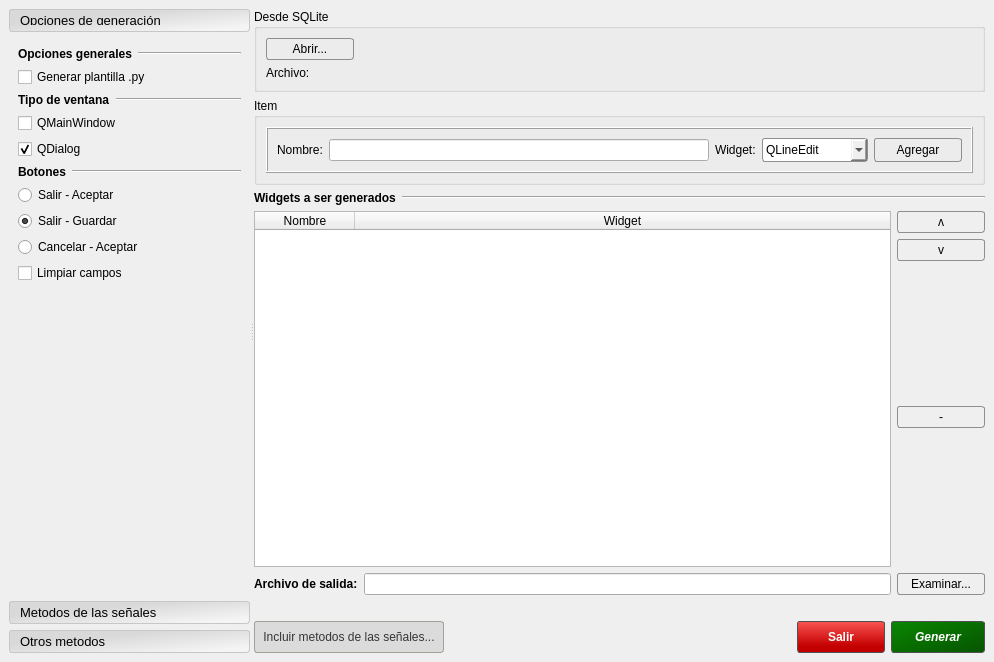
<?xml version="1.0" encoding="UTF-8"?>
<ui version="4.0">
 <class>MainWindow</class>
 <widget class="QMainWindow" name="MainWindow">
  <property name="geometry">
   <rect>
    <x>0</x>
    <y>0</y>
    <width>994</width>
    <height>662</height>
   </rect>
  </property>
  <property name="windowTitle">
   <string>GUI Maker - @ MEG Software </string>
  </property>
  <property name="styleSheet">
   <string notr="true"> QPushButton {
border: 1px solid #8f8f91;
border-radius: 3px;
background-color: qlineargradient(x1: 0, y1: 0, x2: 0, y2: 1,
                                       stop: 0 #f6f7fa, stop: 1 #dadbde);
min-width: 80px;
padding: 3px;
 }

 QPushButton:pressed {
     background-color: qlineargradient(x1: 0, y1: 0, x2: 0, y2: 1,
                                       stop: 0 #dadbde, stop: 1 #f6f7fa);
 }

QComboBox {
border: 1px solid #8f8f91;
border-radius: 3px;
background-color: qlineargradient(x1: 0, y1: 0, x2: 0, y2: 1,
                                       stop: 0 #f6f7fa, stop: 1 #dadbde);
min-width: 80px;
padding: 3px;
 }</string>
  </property>
  <widget class="QWidget" name="centralwidget">
   <layout class="QVBoxLayout" name="verticalLayout_12">
    <item>
     <widget class="QSplitter" name="splitter">
      <property name="orientation">
       <enum>Qt::Horizontal</enum>
      </property>
      <widget class="QToolBox" name="toolBox">
       <property name="sizePolicy">
        <sizepolicy hsizetype="Preferred" vsizetype="Expanding">
         <horstretch>0</horstretch>
         <verstretch>0</verstretch>
        </sizepolicy>
       </property>
       <property name="font">
        <font>
         <pointsize>10</pointsize>
        </font>
       </property>
       <property name="styleSheet">
        <string notr="true">QToolBox::tab {
color:rgb(0, 0, 0);
background-color: qlineargradient(spread:reflect, x1:0.195, y1:0.176136, x2:1, y2:1, stop:0.195238 rgba(217, 217, 217, 255), stop:0.842857 rgba(244, 244, 244, 255));
border: 1px solid rgb(199, 199, 199);
border-radius: 3px;
padding:6px;
}
</string>
       </property>
       <widget class="QWidget" name="widget">
        <property name="geometry">
         <rect>
          <x>0</x>
          <y>0</y>
          <width>244</width>
          <height>551</height>
         </rect>
        </property>
        <attribute name="label">
         <string>Opciones de generación</string>
        </attribute>
        <layout class="QVBoxLayout" name="verticalLayout_9">
         <item>
          <layout class="QHBoxLayout" name="horizontalLayout_10">
           <item>
            <widget class="QLabel" name="label_6">
             <property name="sizePolicy">
              <sizepolicy hsizetype="Fixed" vsizetype="Preferred">
               <horstretch>0</horstretch>
               <verstretch>0</verstretch>
              </sizepolicy>
             </property>
             <property name="font">
              <font>
               <weight>75</weight>
               <bold>true</bold>
              </font>
             </property>
             <property name="text">
              <string>Opciones generales</string>
             </property>
            </widget>
           </item>
           <item>
            <widget class="Line" name="line_2">
             <property name="orientation">
              <enum>Qt::Horizontal</enum>
             </property>
            </widget>
           </item>
          </layout>
         </item>
         <item>
          <widget class="QCheckBox" name="chkGenerarPlantilla">
           <property name="text">
            <string>Generar plantilla .py</string>
           </property>
          </widget>
         </item>
         <item>
          <layout class="QHBoxLayout" name="horizontalLayout_13">
           <item>
            <widget class="QLabel" name="label_8">
             <property name="sizePolicy">
              <sizepolicy hsizetype="Fixed" vsizetype="Preferred">
               <horstretch>0</horstretch>
               <verstretch>0</verstretch>
              </sizepolicy>
             </property>
             <property name="font">
              <font>
               <weight>75</weight>
               <bold>true</bold>
              </font>
             </property>
             <property name="text">
              <string>Tipo de ventana</string>
             </property>
            </widget>
           </item>
           <item>
            <widget class="Line" name="line_5">
             <property name="orientation">
              <enum>Qt::Horizontal</enum>
             </property>
            </widget>
           </item>
          </layout>
         </item>
         <item>
          <layout class="QVBoxLayout" name="verticalLayout_6">
           <item>
            <widget class="QCheckBox" name="rbMainWindow">
             <property name="text">
              <string>QMainWindow</string>
             </property>
            </widget>
           </item>
           <item>
            <widget class="QCheckBox" name="rbDialog">
             <property name="text">
              <string>QDialog</string>
             </property>
             <property name="checked">
              <bool>true</bool>
             </property>
            </widget>
           </item>
          </layout>
         </item>
         <item>
          <layout class="QHBoxLayout" name="horizontalLayout_12">
           <item>
            <widget class="QLabel" name="label_7">
             <property name="sizePolicy">
              <sizepolicy hsizetype="Fixed" vsizetype="Preferred">
               <horstretch>0</horstretch>
               <verstretch>0</verstretch>
              </sizepolicy>
             </property>
             <property name="font">
              <font>
               <weight>75</weight>
               <bold>true</bold>
              </font>
             </property>
             <property name="text">
              <string>Botones</string>
             </property>
            </widget>
           </item>
           <item>
            <widget class="Line" name="line_4">
             <property name="orientation">
              <enum>Qt::Horizontal</enum>
             </property>
            </widget>
           </item>
          </layout>
         </item>
         <item>
          <layout class="QVBoxLayout" name="verticalLayout_8">
           <item>
            <widget class="QRadioButton" name="rbBtnsSA">
             <property name="text">
              <string>Salir - Aceptar</string>
             </property>
             <property name="checked">
              <bool>false</bool>
             </property>
            </widget>
           </item>
           <item>
            <widget class="QRadioButton" name="rbBtnsSG">
             <property name="text">
              <string>Salir - Guardar</string>
             </property>
             <property name="checked">
              <bool>true</bool>
             </property>
            </widget>
           </item>
           <item>
            <widget class="QRadioButton" name="rbBtnsCA">
             <property name="text">
              <string>Cancelar - Aceptar</string>
             </property>
            </widget>
           </item>
           <item>
            <widget class="QCheckBox" name="chkBtnsLimpiar">
             <property name="text">
              <string>Limpiar campos</string>
             </property>
            </widget>
           </item>
          </layout>
         </item>
         <item>
          <spacer name="verticalSpacer_3">
           <property name="orientation">
            <enum>Qt::Vertical</enum>
           </property>
           <property name="sizeHint" stdset="0">
            <size>
             <width>20</width>
             <height>40</height>
            </size>
           </property>
          </spacer>
         </item>
        </layout>
       </widget>
       <widget class="QWidget" name="widget_2">
        <property name="geometry">
         <rect>
          <x>0</x>
          <y>0</y>
          <width>274</width>
          <height>533</height>
         </rect>
        </property>
        <attribute name="label">
         <string>Metodos de las señales</string>
        </attribute>
        <layout class="QVBoxLayout" name="verticalLayout_11">
         <item>
          <layout class="QHBoxLayout" name="horizontalLayout_15">
           <item>
            <widget class="QLabel" name="label_10">
             <property name="sizePolicy">
              <sizepolicy hsizetype="Fixed" vsizetype="Preferred">
               <horstretch>0</horstretch>
               <verstretch>0</verstretch>
              </sizepolicy>
             </property>
             <property name="font">
              <font>
               <weight>75</weight>
               <bold>true</bold>
              </font>
             </property>
             <property name="text">
              <string>Widget:</string>
             </property>
            </widget>
           </item>
           <item>
            <widget class="QLabel" name="lbWidget">
             <property name="minimumSize">
              <size>
               <width>150</width>
               <height>0</height>
              </size>
             </property>
             <property name="font">
              <font>
               <underline>false</underline>
              </font>
             </property>
             <property name="frameShape">
              <enum>QFrame::NoFrame</enum>
             </property>
             <property name="text">
              <string/>
             </property>
            </widget>
           </item>
          </layout>
         </item>
         <item>
          <layout class="QVBoxLayout" name="verticalLayout_5">
           <item>
            <layout class="QHBoxLayout" name="horizontalLayout_16">
             <item>
              <widget class="QLabel" name="label_11">
               <property name="sizePolicy">
                <sizepolicy hsizetype="Fixed" vsizetype="Preferred">
                 <horstretch>0</horstretch>
                 <verstretch>0</verstretch>
                </sizepolicy>
               </property>
               <property name="font">
                <font>
                 <weight>75</weight>
                 <bold>true</bold>
                </font>
               </property>
               <property name="text">
                <string>Señales</string>
               </property>
              </widget>
             </item>
             <item>
              <spacer name="horizontalSpacer_2">
               <property name="orientation">
                <enum>Qt::Horizontal</enum>
               </property>
               <property name="sizeHint" stdset="0">
                <size>
                 <width>40</width>
                 <height>20</height>
                </size>
               </property>
              </spacer>
             </item>
             <item>
              <widget class="QPushButton" name="btQuitarSenial">
               <property name="sizePolicy">
                <sizepolicy hsizetype="Minimum" vsizetype="Fixed">
                 <horstretch>0</horstretch>
                 <verstretch>0</verstretch>
                </sizepolicy>
               </property>
               <property name="maximumSize">
                <size>
                 <width>30</width>
                 <height>16777215</height>
                </size>
               </property>
               <property name="text">
                <string>-</string>
               </property>
              </widget>
             </item>
             <item>
              <widget class="QPushButton" name="btAgregarSenial">
               <property name="sizePolicy">
                <sizepolicy hsizetype="Fixed" vsizetype="Fixed">
                 <horstretch>0</horstretch>
                 <verstretch>0</verstretch>
                </sizepolicy>
               </property>
               <property name="maximumSize">
                <size>
                 <width>30</width>
                 <height>16777215</height>
                </size>
               </property>
               <property name="text">
                <string>+</string>
               </property>
              </widget>
             </item>
            </layout>
           </item>
           <item>
            <widget class="QListWidget" name="lwSeniales"/>
           </item>
          </layout>
         </item>
         <item>
          <layout class="QVBoxLayout" name="verticalLayout_10">
           <item>
            <layout class="QHBoxLayout" name="horizontalLayout_14">
             <item>
              <widget class="QLabel" name="label_12">
               <property name="sizePolicy">
                <sizepolicy hsizetype="Fixed" vsizetype="Preferred">
                 <horstretch>0</horstretch>
                 <verstretch>0</verstretch>
                </sizepolicy>
               </property>
               <property name="font">
                <font>
                 <weight>75</weight>
                 <bold>true</bold>
                </font>
               </property>
               <property name="text">
                <string>Señales agregadas</string>
               </property>
              </widget>
             </item>
             <item>
              <spacer name="horizontalSpacer_5">
               <property name="orientation">
                <enum>Qt::Horizontal</enum>
               </property>
               <property name="sizeHint" stdset="0">
                <size>
                 <width>40</width>
                 <height>20</height>
                </size>
               </property>
              </spacer>
             </item>
             <item>
              <widget class="QPushButton" name="btQuitarSenial_2">
               <property name="sizePolicy">
                <sizepolicy hsizetype="Minimum" vsizetype="Fixed">
                 <horstretch>0</horstretch>
                 <verstretch>0</verstretch>
                </sizepolicy>
               </property>
               <property name="maximumSize">
                <size>
                 <width>30</width>
                 <height>16777215</height>
                </size>
               </property>
               <property name="text">
                <string>-</string>
               </property>
              </widget>
             </item>
            </layout>
           </item>
           <item>
            <widget class="QListWidget" name="lwSenialesAgregadas"/>
           </item>
          </layout>
         </item>
         <item>
          <spacer name="verticalSpacer_4">
           <property name="orientation">
            <enum>Qt::Vertical</enum>
           </property>
           <property name="sizeHint" stdset="0">
            <size>
             <width>20</width>
             <height>33</height>
            </size>
           </property>
          </spacer>
         </item>
        </layout>
       </widget>
       <widget class="QWidget" name="widget_3">
        <property name="geometry">
         <rect>
          <x>0</x>
          <y>0</y>
          <width>262</width>
          <height>533</height>
         </rect>
        </property>
        <attribute name="label">
         <string>Otros metodos</string>
        </attribute>
        <layout class="QVBoxLayout" name="verticalLayout_15">
         <item>
          <layout class="QVBoxLayout" name="verticalLayout_13">
           <item>
            <widget class="QLabel" name="label_13">
             <property name="text">
              <string>Nombre metodo</string>
             </property>
            </widget>
           </item>
           <item>
            <widget class="QLineEdit" name="leNombre_2"/>
           </item>
           <item>
            <widget class="QLabel" name="label_14">
             <property name="text">
              <string>Parámetros</string>
             </property>
            </widget>
           </item>
           <item>
            <widget class="QLineEdit" name="leNombre_3"/>
           </item>
           <item>
            <widget class="QPushButton" name="pushButton">
             <property name="text">
              <string>Agregar</string>
             </property>
            </widget>
           </item>
          </layout>
         </item>
         <item>
          <layout class="QVBoxLayout" name="verticalLayout_14">
           <item>
            <layout class="QHBoxLayout" name="horizontalLayout_17">
             <item>
              <widget class="QLabel" name="label_15">
               <property name="sizePolicy">
                <sizepolicy hsizetype="Fixed" vsizetype="Preferred">
                 <horstretch>0</horstretch>
                 <verstretch>0</verstretch>
                </sizepolicy>
               </property>
               <property name="font">
                <font>
                 <weight>75</weight>
                 <bold>true</bold>
                </font>
               </property>
               <property name="text">
                <string>Señales agregadas</string>
               </property>
              </widget>
             </item>
             <item>
              <spacer name="horizontalSpacer_6">
               <property name="orientation">
                <enum>Qt::Horizontal</enum>
               </property>
               <property name="sizeHint" stdset="0">
                <size>
                 <width>40</width>
                 <height>20</height>
                </size>
               </property>
              </spacer>
             </item>
             <item>
              <widget class="QPushButton" name="btQuitarSenial_3">
               <property name="sizePolicy">
                <sizepolicy hsizetype="Minimum" vsizetype="Fixed">
                 <horstretch>0</horstretch>
                 <verstretch>0</verstretch>
                </sizepolicy>
               </property>
               <property name="minimumSize">
                <size>
                 <width>88</width>
                 <height>0</height>
                </size>
               </property>
               <property name="maximumSize">
                <size>
                 <width>30</width>
                 <height>16777215</height>
                </size>
               </property>
               <property name="text">
                <string>-</string>
               </property>
              </widget>
             </item>
            </layout>
           </item>
           <item>
            <widget class="QListWidget" name="lwSenialesAgregadas_2"/>
           </item>
          </layout>
         </item>
        </layout>
       </widget>
      </widget>
      <widget class="QWidget" name="layoutWidget">
       <layout class="QVBoxLayout" name="verticalLayout_7">
        <item>
         <widget class="QGroupBox" name="groupBox_2">
          <property name="title">
           <string>Desde SQLite</string>
          </property>
          <property name="flat">
           <bool>false</bool>
          </property>
          <property name="checkable">
           <bool>false</bool>
          </property>
          <layout class="QVBoxLayout" name="verticalLayout_3">
           <item>
            <layout class="QHBoxLayout" name="horizontalLayout_8">
             <item>
              <widget class="QPushButton" name="btAbrirSqlite">
               <property name="sizePolicy">
                <sizepolicy hsizetype="Preferred" vsizetype="Fixed">
                 <horstretch>0</horstretch>
                 <verstretch>0</verstretch>
                </sizepolicy>
               </property>
               <property name="minimumSize">
                <size>
                 <width>88</width>
                 <height>0</height>
                </size>
               </property>
               <property name="text">
                <string>Abrir...</string>
               </property>
              </widget>
             </item>
             <item>
              <spacer name="horizontalSpacer_4">
               <property name="orientation">
                <enum>Qt::Horizontal</enum>
               </property>
               <property name="sizeHint" stdset="0">
                <size>
                 <width>40</width>
                 <height>20</height>
                </size>
               </property>
              </spacer>
             </item>
            </layout>
           </item>
           <item>
            <layout class="QHBoxLayout" name="horizontalLayout_9">
             <item>
              <widget class="QLabel" name="label_5">
               <property name="text">
                <string>Archivo:</string>
               </property>
              </widget>
             </item>
             <item>
              <widget class="QLabel" name="label_9">
               <property name="text">
                <string/>
               </property>
              </widget>
             </item>
            </layout>
           </item>
          </layout>
         </widget>
        </item>
        <item>
         <widget class="QGroupBox" name="groupBox">
          <property name="title">
           <string>Item</string>
          </property>
          <property name="flat">
           <bool>false</bool>
          </property>
          <property name="checkable">
           <bool>false</bool>
          </property>
          <layout class="QVBoxLayout" name="verticalLayout_2">
           <item>
            <widget class="QFrame" name="frame">
             <property name="sizePolicy">
              <sizepolicy hsizetype="Minimum" vsizetype="Fixed">
               <horstretch>0</horstretch>
               <verstretch>0</verstretch>
              </sizepolicy>
             </property>
             <property name="frameShape">
              <enum>QFrame::Box</enum>
             </property>
             <property name="frameShadow">
              <enum>QFrame::Raised</enum>
             </property>
             <layout class="QHBoxLayout" name="horizontalLayout_11">
              <item>
               <layout class="QHBoxLayout" name="horizontalLayout_4">
                <item>
                 <widget class="QLabel" name="label_2">
                  <property name="text">
                   <string>Nombre:</string>
                  </property>
                 </widget>
                </item>
                <item>
                 <widget class="QLineEdit" name="leNombre"/>
                </item>
               </layout>
              </item>
              <item>
               <layout class="QHBoxLayout" name="horizontalLayout_5">
                <item>
                 <widget class="QLabel" name="label_3">
                  <property name="text">
                   <string>Widget:</string>
                  </property>
                 </widget>
                </item>
                <item>
                 <widget class="QComboBox" name="cbWidget">
                  <property name="focusPolicy">
                   <enum>Qt::TabFocus</enum>
                  </property>
                  <property name="currentIndex">
                   <number>4</number>
                  </property>
                  <item>
                   <property name="text">
                    <string>QCheckBox</string>
                   </property>
                  </item>
                  <item>
                   <property name="text">
                    <string>QDateEdit</string>
                   </property>
                  </item>
                  <item>
                   <property name="text">
                    <string>QSpinBox</string>
                   </property>
                  </item>
                  <item>
                   <property name="text">
                    <string>QComboBox</string>
                   </property>
                  </item>
                  <item>
                   <property name="text">
                    <string>QLineEdit</string>
                   </property>
                  </item>
                  <item>
                   <property name="text">
                    <string>QRadioButton</string>
                   </property>
                  </item>
                 </widget>
                </item>
               </layout>
              </item>
              <item>
               <widget class="QPushButton" name="btAgregar">
                <property name="sizePolicy">
                 <sizepolicy hsizetype="Minimum" vsizetype="Expanding">
                  <horstretch>0</horstretch>
                  <verstretch>0</verstretch>
                 </sizepolicy>
                </property>
                <property name="minimumSize">
                 <size>
                  <width>88</width>
                  <height>0</height>
                 </size>
                </property>
                <property name="focusPolicy">
                 <enum>Qt::TabFocus</enum>
                </property>
                <property name="styleSheet">
                 <string notr="true"/>
                </property>
                <property name="text">
                 <string>Agregar</string>
                </property>
               </widget>
              </item>
             </layout>
            </widget>
           </item>
          </layout>
         </widget>
        </item>
        <item>
         <layout class="QVBoxLayout" name="verticalLayout_4">
          <item>
           <layout class="QHBoxLayout" name="horizontalLayout_6">
            <item>
             <widget class="QLabel" name="label_4">
              <property name="sizePolicy">
               <sizepolicy hsizetype="Fixed" vsizetype="Preferred">
                <horstretch>0</horstretch>
                <verstretch>0</verstretch>
               </sizepolicy>
              </property>
              <property name="font">
               <font>
                <weight>75</weight>
                <bold>true</bold>
               </font>
              </property>
              <property name="text">
               <string>Widgets a ser generados</string>
              </property>
             </widget>
            </item>
            <item>
             <widget class="Line" name="line">
              <property name="orientation">
               <enum>Qt::Horizontal</enum>
              </property>
             </widget>
            </item>
           </layout>
          </item>
          <item>
           <layout class="QHBoxLayout" name="horizontalLayout_3">
            <item>
             <widget class="QTableWidget" name="lstWidgets">
              <property name="alternatingRowColors">
               <bool>true</bool>
              </property>
              <property name="selectionMode">
               <enum>QAbstractItemView::SingleSelection</enum>
              </property>
              <property name="selectionBehavior">
               <enum>QAbstractItemView::SelectItems</enum>
              </property>
              <attribute name="horizontalHeaderCascadingSectionResizes">
               <bool>true</bool>
              </attribute>
              <attribute name="horizontalHeaderStretchLastSection">
               <bool>true</bool>
              </attribute>
              <attribute name="verticalHeaderVisible">
               <bool>false</bool>
              </attribute>
              <attribute name="verticalHeaderShowSortIndicator" stdset="0">
               <bool>true</bool>
              </attribute>
              <attribute name="verticalHeaderVisible">
               <bool>false</bool>
              </attribute>
              <attribute name="horizontalHeaderStretchLastSection">
               <bool>true</bool>
              </attribute>
              <attribute name="horizontalHeaderCascadingSectionResizes">
               <bool>true</bool>
              </attribute>
              <attribute name="verticalHeaderShowSortIndicator" stdset="0">
               <bool>true</bool>
              </attribute>
              <column>
               <property name="text">
                <string>Nombre</string>
               </property>
              </column>
              <column>
               <property name="text">
                <string>Widget</string>
               </property>
              </column>
             </widget>
            </item>
            <item>
             <layout class="QVBoxLayout" name="verticalLayout">
              <item>
               <widget class="QPushButton" name="btArriba">
                <property name="sizePolicy">
                 <sizepolicy hsizetype="Minimum" vsizetype="Fixed">
                  <horstretch>0</horstretch>
                  <verstretch>0</verstretch>
                 </sizepolicy>
                </property>
                <property name="text">
                 <string>ʌ</string>
                </property>
               </widget>
              </item>
              <item>
               <widget class="QPushButton" name="btAbajo">
                <property name="sizePolicy">
                 <sizepolicy hsizetype="Minimum" vsizetype="Fixed">
                  <horstretch>0</horstretch>
                  <verstretch>0</verstretch>
                 </sizepolicy>
                </property>
                <property name="text">
                 <string>v</string>
                </property>
               </widget>
              </item>
              <item>
               <spacer name="verticalSpacer">
                <property name="orientation">
                 <enum>Qt::Vertical</enum>
                </property>
                <property name="sizeType">
                 <enum>QSizePolicy::Expanding</enum>
                </property>
                <property name="sizeHint" stdset="0">
                 <size>
                  <width>20</width>
                  <height>40</height>
                 </size>
                </property>
               </spacer>
              </item>
              <item>
               <widget class="QPushButton" name="btQuitar">
                <property name="sizePolicy">
                 <sizepolicy hsizetype="Minimum" vsizetype="Fixed">
                  <horstretch>45</horstretch>
                  <verstretch>0</verstretch>
                 </sizepolicy>
                </property>
                <property name="text">
                 <string>-</string>
                </property>
               </widget>
              </item>
              <item>
               <spacer name="verticalSpacer_2">
                <property name="orientation">
                 <enum>Qt::Vertical</enum>
                </property>
                <property name="sizeHint" stdset="0">
                 <size>
                  <width>20</width>
                  <height>40</height>
                 </size>
                </property>
               </spacer>
              </item>
             </layout>
            </item>
           </layout>
          </item>
         </layout>
        </item>
        <item>
         <layout class="QHBoxLayout" name="horizontalLayout">
          <item>
           <widget class="QLabel" name="label">
            <property name="font">
             <font>
              <weight>75</weight>
              <italic>false</italic>
              <bold>true</bold>
             </font>
            </property>
            <property name="text">
             <string>Archivo de salida:</string>
            </property>
           </widget>
          </item>
          <item>
           <widget class="QLineEdit" name="leSalida">
            <property name="text">
             <string/>
            </property>
           </widget>
          </item>
          <item>
           <widget class="QPushButton" name="btExaminar">
            <property name="sizePolicy">
             <sizepolicy hsizetype="Preferred" vsizetype="Minimum">
              <horstretch>0</horstretch>
              <verstretch>0</verstretch>
             </sizepolicy>
            </property>
            <property name="minimumSize">
             <size>
              <width>88</width>
              <height>0</height>
             </size>
            </property>
            <property name="focusPolicy">
             <enum>Qt::NoFocus</enum>
            </property>
            <property name="text">
             <string>Examinar...</string>
            </property>
           </widget>
          </item>
         </layout>
        </item>
        <item>
         <layout class="QHBoxLayout" name="horizontalLayout_7">
          <item>
           <spacer name="horizontalSpacer_3">
            <property name="orientation">
             <enum>Qt::Horizontal</enum>
            </property>
            <property name="sizeHint" stdset="0">
             <size>
              <width>40</width>
              <height>20</height>
             </size>
            </property>
           </spacer>
          </item>
         </layout>
        </item>
        <item>
         <layout class="QHBoxLayout" name="horizontalLayout_2">
          <item>
           <widget class="QPushButton" name="btIncuirSenales">
            <property name="sizePolicy">
             <sizepolicy hsizetype="Minimum" vsizetype="Preferred">
              <horstretch>0</horstretch>
              <verstretch>0</verstretch>
             </sizepolicy>
            </property>
            <property name="styleSheet">
             <string notr="true">QPushButton {
	background: #DBDBDB;
	border-radius: 3px;
	color:#353535;
	border: 1px solid #A0A197;
	padding:8px;
}

QPushButton:pressed{
	background-color: qlineargradient(x1: 0, y1: 0, x2: 0, y2: 1,
                                            stop: 0 #dadbde, stop: 1 #f6f7fa);		
	border: 1px solid #505050;
}
QPushButton:hover{
         background-color: qlineargradient(x1: 0, y1: 0, x2: 0, y2: 1,
                                           stop: 0 #dadbde, stop: 1 #f6f7fa);
}</string>
            </property>
            <property name="text">
             <string>Incluir metodos de las señales...</string>
            </property>
           </widget>
          </item>
          <item>
           <spacer name="horizontalSpacer">
            <property name="orientation">
             <enum>Qt::Horizontal</enum>
            </property>
            <property name="sizeHint" stdset="0">
             <size>
              <width>40</width>
              <height>20</height>
             </size>
            </property>
           </spacer>
          </item>
          <item>
           <widget class="QPushButton" name="btSalir">
            <property name="sizePolicy">
             <sizepolicy hsizetype="Minimum" vsizetype="Preferred">
              <horstretch>0</horstretch>
              <verstretch>0</verstretch>
             </sizepolicy>
            </property>
            <property name="minimumSize">
             <size>
              <width>88</width>
              <height>0</height>
             </size>
            </property>
            <property name="font">
             <font>
              <weight>75</weight>
              <bold>true</bold>
             </font>
            </property>
            <property name="layoutDirection">
             <enum>Qt::LeftToRight</enum>
            </property>
            <property name="autoFillBackground">
             <bool>false</bool>
            </property>
            <property name="styleSheet">
             <string notr="true">QPushButton{
	color: rgb(255, 255, 255);
	background-color: qlineargradient(spread:reflect, x1:1, y1:1, x2:1, y2:0, stop:0.201835 rgba(195, 0, 0, 255), stop:0.949541 rgba(247, 78, 78, 255));
border: 1px solid #505050;
border-radius: 3px;
padding:3px
}
QPushButton:pressed{	
	border: 3px solid #505050;
}</string>
            </property>
            <property name="text">
             <string>Salir</string>
            </property>
           </widget>
          </item>
          <item>
           <widget class="QPushButton" name="btGenerar">
            <property name="sizePolicy">
             <sizepolicy hsizetype="Minimum" vsizetype="Preferred">
              <horstretch>0</horstretch>
              <verstretch>0</verstretch>
             </sizepolicy>
            </property>
            <property name="minimumSize">
             <size>
              <width>94</width>
              <height>30</height>
             </size>
            </property>
            <property name="font">
             <font>
              <weight>75</weight>
              <italic>true</italic>
              <bold>true</bold>
             </font>
            </property>
            <property name="styleSheet">
             <string notr="true">QPushButton{
	color: rgb(255, 255, 255);
	background-color: qlineargradient(spread:pad, x1:0.005, y1:0.006, x2:0.990476, y2:1, stop:0.0047619  rgba(10, 134, 2, 255), stop:1 rgba(6, 84, 0, 255));
border: 1px solid #505050;
border-radius: 3px;
padding:6px
}
QPushButton:pressed{	
	border: 3px solid #505050;
}</string>
            </property>
            <property name="text">
             <string>Generar</string>
            </property>
           </widget>
          </item>
         </layout>
        </item>
       </layout>
      </widget>
     </widget>
    </item>
   </layout>
  </widget>
 </widget>
 <tabstops>
  <tabstop>leNombre</tabstop>
  <tabstop>cbWidget</tabstop>
  <tabstop>btAgregar</tabstop>
  <tabstop>btArriba</tabstop>
  <tabstop>btAbajo</tabstop>
  <tabstop>btQuitar</tabstop>
  <tabstop>btSalir</tabstop>
  <tabstop>lstWidgets</tabstop>
  <tabstop>btGenerar</tabstop>
  <tabstop>leSalida</tabstop>
 </tabstops>
 <resources/>
 <connections>
  <connection>
   <sender>btSalir</sender>
   <signal>clicked()</signal>
   <receiver>MainWindow</receiver>
   <slot>close()</slot>
   <hints>
    <hint type="sourcelabel">
     <x>606</x>
     <y>470</y>
    </hint>
    <hint type="destinationlabel">
     <x>265</x>
     <y>379</y>
    </hint>
   </hints>
  </connection>
 </connections>
</ui>
